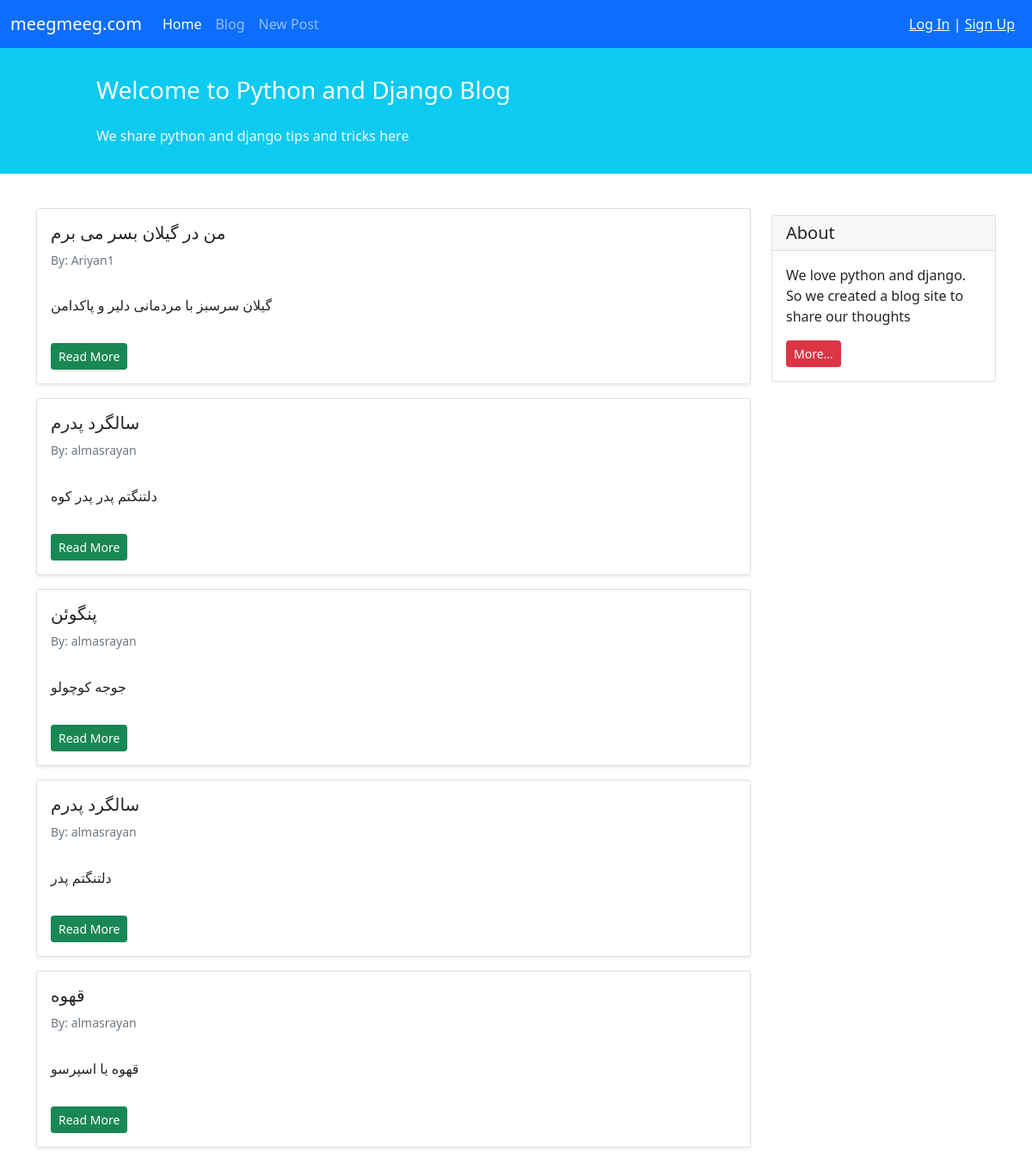
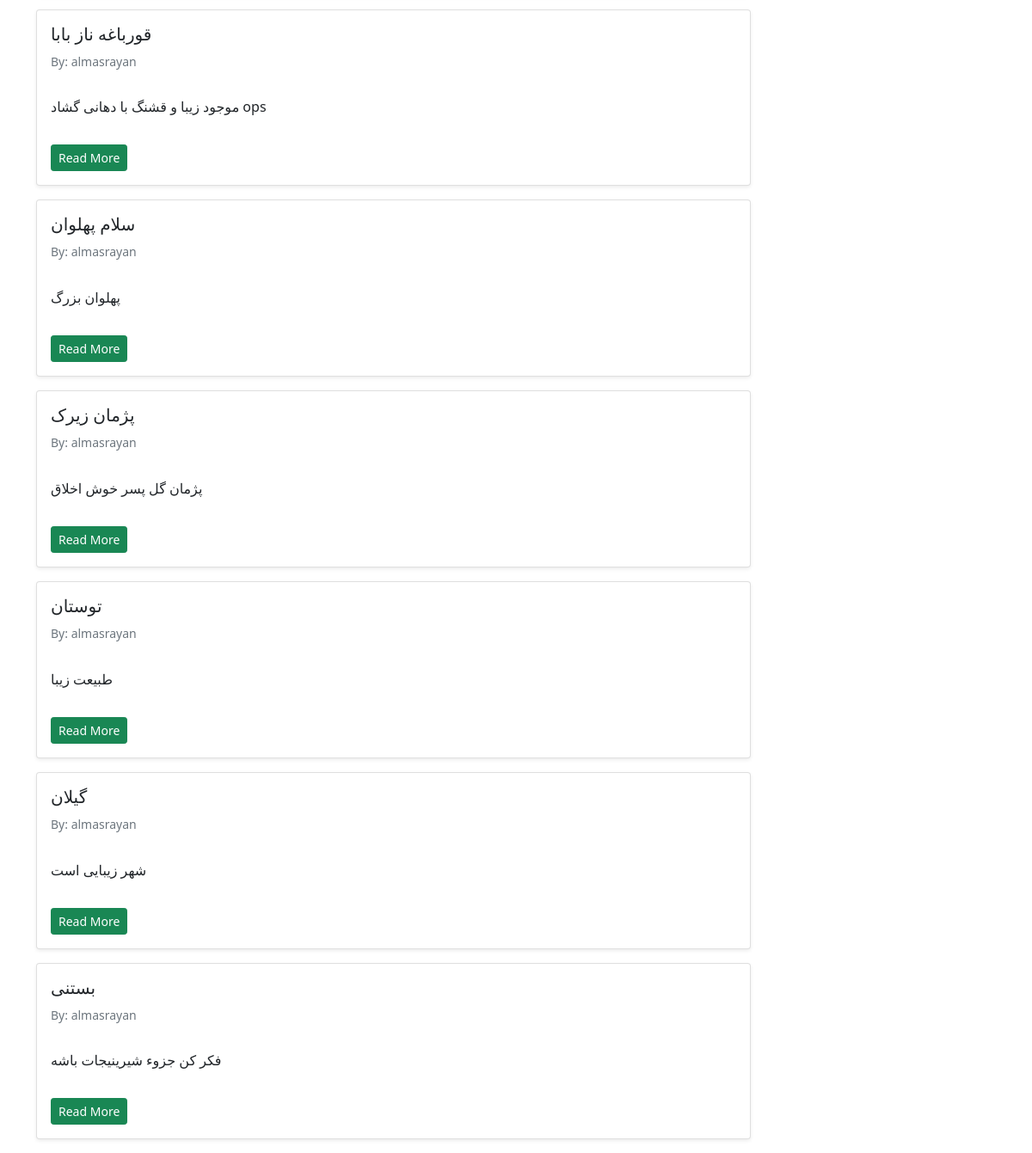
Screenshot of /blog/ with the database file from the repository (2 pictures, top to bottom).
### blog/models.py (models this page shows, shortened)
class Post(models.Model):
    STATUS_CHOICES =(
        ('pub','Published'),
        ('drf','Draft'),
    )
    title = models.CharField(max_length=100)
    text = models.TextField()
    author = models.ForeignKey('auth.User',on_delete=models.CASCADE)
    datetime_created = models.DateTimeField(auto_now_add=True)
    datetime_modified = models.DateTimeField(auto_now=True)
    status = models.CharField(choices=STATUS_CHOICES,max_length=3)

### blog/views.py (the view)
# urls.py: path('', views.PostListView.as_view(), name='posts_list'),
class PostListView(generic.ListView):
    template_name = 'blog/posts_list.html'
    context_object_name = 'posts_list'
    def get_queryset(self):
        return Post.objects.filter(status='pub').order_by('-datetime_modified')

### blog/templates/blog/posts_list.html (shortened to what this page needs)
{% extends '_base.html' %}
{% block content %}
    <div class="container mt-4">
        <div class="row">
            <div class="col-9">
                {% for post in posts_list %}
                    <div class="card shadow-sm my-3">
                        <div class="card-body">
                            <h5 class="card-title">{{ post.title }}</h5>
                            <h6 class="card-subtitle mb-2 text-muted small py-2">By: {{ post.author }}</h6>
                            <p class="card-text py-3">
                                {{ post.text }}
                            </p>
                            <a href="{% url 'post_detail' post.id %}" class="btn btn-sm btn-success">Read More</a>   <! blog/{{ post.id }} >
                        </div>
                    </div>
                {% endfor %}
            </div>
            <div class="col-3">
                    <div class="card my-4">
                        <h5 class="card-header">About</h5>
                        <div class="card-body">
                            <p class="card-text">We love python and django. So we created a blog site to share our
                                thoughts</p>
                            <a href="#"
                               class="btn btn-sm btn-danger">
                                More...
                            </a>
                        </div>
                    </div>
            </div>
        </div>
    </div>
{% endblock content %}

### templates/_base.html (shortened to what this page needs)
<!doctype html>
<html lang="en">
<head>
    <link href="https://cdn.jsdelivr.net/npm/bootstrap@5.1.3/dist/css/bootstrap.min.css" rel="stylesheet"
>
</head>
<body>
    <nav class="navbar navbar-expand-lg navbar-dark bg-primary">
        <div class="container-fluid">
            <a class="navbar-brand" href="#">meegmeeg.com</a>
            <div class="collapse navbar-collapse" id="navbarNavAltMarkup">
                <div class="navbar-nav">
                    <a class="nav-link active" aria-current="page" href="{% url 'posts_list' %}">Home</a>
                    <a class="nav-link" href="{% url 'posts_list' %}">Blog</a>
                    <a class="nav-link" href="{% url 'post_create' %}">New Post</a>
                </div>
            </div>
            <div class="mx-2 text-white">
                {% if user.is_authenticated %}
                    Welcome {{ user.username }} | <a class="text-light" href="{% url 'logout' %}">Log out</a>
                {% else %}
                    <a class="text-light" href="{% url 'login' %}">Log In</a> | <a class="text-light" href="{% url 'singup' %}">Sign Up</a>
                {% endif %}
            </div>
        </div>
    </nav>
    <div class="container-fluid bg-info">
        <div class="row py-3">
            <div class="col-md-8 col-md-10 mx-auto">
                <h3 class="my-4 mt-3 text-white">Welcome to Python and Django Blog</h3>
                <p class="text-light">We share python and django tips and tricks here</p>
            </div>
        </div>
    </div>
    {% block content %}
    {% endblock content %}
</body>
</html>

### rows the page displays
Post: title "من در گیلان بسر می برم", author "Ariyan1", text "گیلان سرسبز با مردمانی دلیر و پاکدامن"
Post: title "سالگرد پدرم", author "almasrayan", text "دلتنگتم پدر پدر کوه"
Post: title "پنگوئن", author "almasrayan", text "جوجه کوچولو"
Post: title "سالگرد پدرم", author "almasrayan", text "دلتنگتم پدر"
Post: title "قهوه", author "almasrayan", text "قهوه یا اسپرسو"
Post: title "قورباغه ناز بابا", author "almasrayan", text "موجود زیبا و قشنگ با دهانی گشاد ops"
Post: title "سلام پهلوان", author "almasrayan", text "پهلوان بزرگ"
Post: title "پژمان زیرک", author "almasrayan", text "پژمان گل پسر خوش اخلاق"
Post: title "توستان", author "almasrayan", text "طبیعت زیبا"
Post: title "گیلان", author "almasrayan", text "شهر زیبایی است"
Post: title "بستنی", author "almasrayan", text "فکر کن جزوء شیرینیجات باشه"
